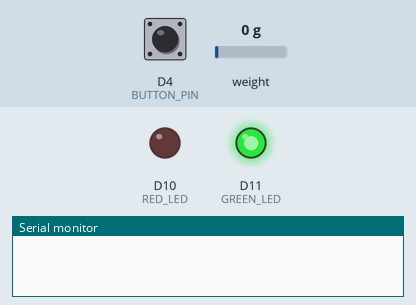
Bench run of a sketch on a simulated Arduino Nano 33 IoT. Shown: output pins drawn as LEDs (lit = HIGH), the last lines printed to the serial monitor. Dashed ring = blinking. The test bench sets the inputs (shaded band); at power-on: D4 (BUTTON_PIN) HIGH, weight on the scale 0 g. Nothing arrives over Bluetooth unless stated; a phone connects over Bluetooth LE 3 s after start.

Above: at 1.1 s.
At 5.3 s:
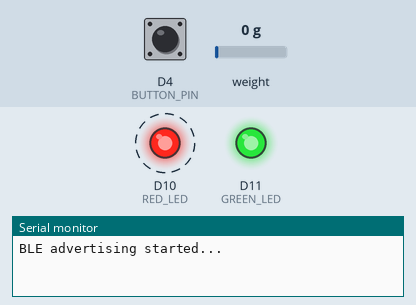
5.4 s: D4 (BUTTON_PIN) pulled LOW for 3.2 s
At 8.0 s:
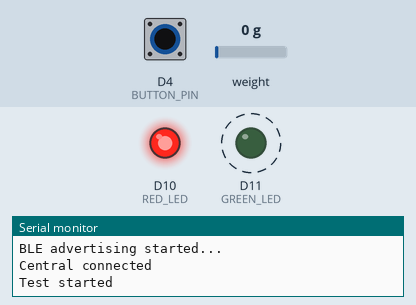
Timing chart, 0 to 17.8 s (numbered marks = the images above; inputs shaded):
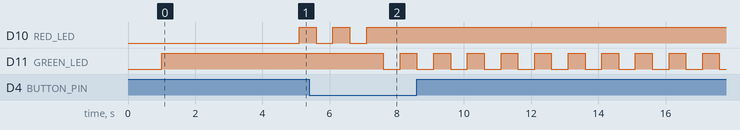

Measured:
- by itself, D10 (RED_LED): alternates HIGH for 0.50 s and LOW for 0.50 s, 4 changes in all, then stays HIGH
- by itself, D11 (GREEN_LED): alternates HIGH for 0.50 s and LOW for 0.50 s

The sketch:

nRF52840_Battery_Powered_Froce_Sensor_Data_Transmit.ino
```cpp
/*
  Board Selection Required:
  -------------------------
  In Arduino IDE, go to:
  Tools → Board → Seeed nRF52 Boards → "XIAO nRF52840 (No Updates)"
  Seeed Stuido XIAO nRF52840 board package and instructions added from
  the following URL: https://wiki.seeedstudio.com/XIAO_BLE/
*/

#include <ArduinoBLE.h>
#include "HX711.h"

// === PIN DEFINITIONS ===
#define DOUT       2     // HX711 data pin
#define CLK        3     // HX711 clock pin
#define RED_LED    10    // Onboard RGB - Red channel
#define GREEN_LED  11    // Onboard RGB - Green channel
#define BUTTON_PIN 4     // Jumper wire input for test start

// === BLE SERVICE SETUP ===
BLEService forceService("180C");  // Custom BLE service UUID
BLECharacteristic forceDataCharacteristic("2A56", BLERead | BLENotify, 50);  // Transmit force data

// === HX711 INSTANCE ===
HX711 scale;

// === CONSTANTS ===
const float calibrationFactor = -20767.5;      // Convert raw scale readings to pounds
const long bleInterval = 500;                  // How often to send data (ms)
const unsigned long testDuration = 10000;      // Test session length in ms (10 seconds)

// === STATE VARIABLES ===
float baselineOffset = 0.0;
float lastValidReading = 0.0;
float peakForce = 0.0;
bool testActive = false;

unsigned long testStartTime = 0;
unsigned long previousMillis = 0;
unsigned long connectionMillis = 0;
unsigned long blinkTimer = 0;
bool blinkState = false;
bool isAdvertising = false;

// === LED CONTROL FUNCTION ===
// Turns on/off onboard RGB LED channels.
// Common-anode LED → LOW = ON, HIGH = OFF
void setLED(bool r, bool g) {
  digitalWrite(RED_LED, r ? LOW : HIGH);
  digitalWrite(GREEN_LED, g ? LOW : HIGH);
}

void setup() {
  // Setup serial monitor
  Serial.begin(115200);
  delay(1000);  // Wait for Serial to connect

  // Set LED and button pin modes
  pinMode(RED_LED, OUTPUT);
  pinMode(GREEN_LED, OUTPUT);
  pinMode(BUTTON_PIN, INPUT_PULLUP);  // Jumper input triggers LOW

  // Show red LED during startup
  setLED(true, false);

  // Initialize scale
  scale.begin(DOUT, CLK);
  delay(100);
  while (!scale.is_ready()) delay(100);  // Wait for scale to be ready
  scale.set_scale(calibrationFactor);
  scale.tare();  // Tare the scale to 0
  delay(1000);
  baselineOffset = scale.get_units(10);  // Store baseline

  // Initialize BLE
  if (!BLE.begin()) {
    setLED(true, false);  // Red = BLE startup failed
    while (1);
  }

  // BLE configuration
  BLE.setLocalName("XIAO_nRF52840");
  BLE.setAdvertisedService(forceService);
  forceService.addCharacteristic(forceDataCharacteristic);
  BLE.addService(forceService);

  // Start advertising
  BLE.advertise();
  isAdvertising = true;
  blinkTimer = millis();

  Serial.println("BLE advertising started...");
}

void loop() {
  BLE.poll();  // Keep BLE stack alive
  BLEDevice central = BLE.central();  // Check if a central connects

  // === BLE CONNECTION HANDLING ===
  if (central) {
    Serial.println("Central connected");

    // Reset state variables
    connectionMillis = millis();
    previousMillis = 0;
    blinkTimer = millis();
    blinkState = false;
    isAdvertising = false;

    // Stay in loop while connected
    while (central.connected()) {
      unsigned long currentMillis = millis();

      // === Start test if jumper/button is pressed ===
      if (!testActive && digitalRead(BUTTON_PIN) == LOW) {
        testActive = true;
        testStartTime = currentMillis;
        peakForce = 0.0;
        Serial.println("Test started");
      }

      // === LED FEEDBACK ===
      if (testActive) {
        // Flash green during test
        if (currentMillis - blinkTimer >= 500) {
          blinkState = !blinkState;
          blinkTimer = currentMillis;
          setLED(false, blinkState);  // Flash green
        }
      } else {
        setLED(false, true);  // Solid green when connected but idle
      }

      // === BLE Data Transmission ===
      if (currentMillis - previousMillis >= bleInterval) {
        previousMillis = currentMillis;

        if (scale.is_ready()) {
          float pounds = abs(scale.get_units(5) - baselineOffset);
          lastValidReading = pounds;

          // Format data as "time|value"
          char message[40];
          snprintf(message, sizeof(message), "%lu|%.1f", currentMillis - connectionMillis, pounds);
          forceDataCharacteristic.writeValue((uint8_t*)message, strlen(message));

          // Check for peak force & test timeout
          if (testActive) {
            if (pounds > peakForce) peakForce = pounds;
            if ((currentMillis - testStartTime) >= testDuration) {
              testActive = false;
              Serial.print("Peak force: ");
              Serial.println(peakForce);
            }
          }
        }
      }
    }

    // === BLE DISCONNECTED ===
    Serial.println("Disconnected from central");
    central.disconnect();
    BLE.advertise();  // Restart advertising
    isAdvertising = true;
    blinkTimer = millis();
    blinkState = false;
  }

  // === LED FEEDBACK WHEN DISCONNECTED ===
  if (!BLE.connected()) {
    unsigned long now = millis();

    if (isAdvertising) {
      if (now - blinkTimer >= 500) {
        blinkState = !blinkState;
        blinkTimer = now;
        setLED(blinkState, false);  // Flash red (simulating advertising)
      }
    } else {
      setLED(true, false);  // Solid red = not advertising, idle
    }
  }
}
```
